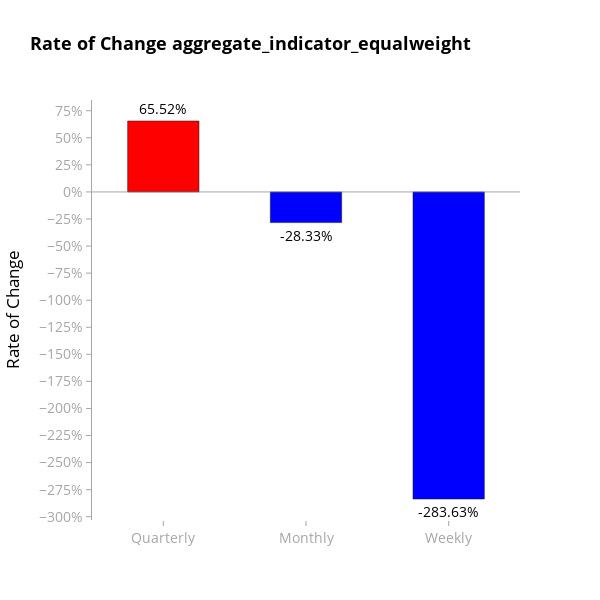
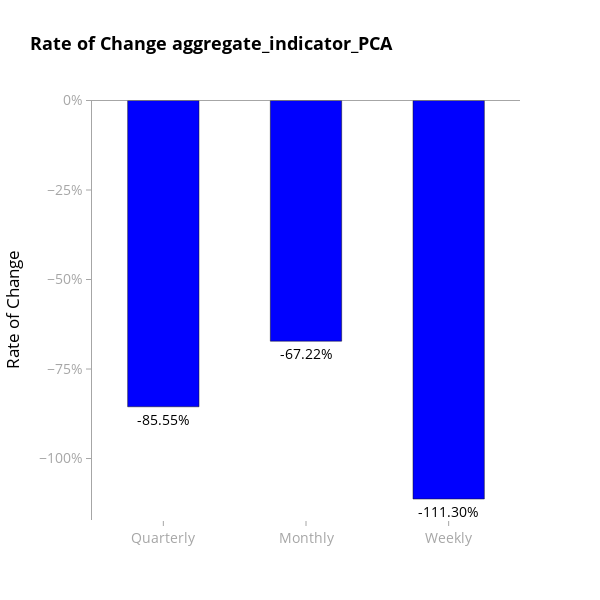

Notebook cell for these charts, in order:
### Code cell
import plotly.io as pio  # Import plotly.io for saving HTML

# Define the color codes (matching the colors in create_indicator_chart)
GREY_COLOR = 'rgba(128, 128, 128, 0.7)'  # Semi-transparent grey
RED_COLOR = 'red'  # Red color for positive changes
BLUE_COLOR = 'blue'  # Blue color for negative changes

# Function to calculate percentage changes for given time periods
def calculate_periodic_changes(df, column):
    # Calculate the percentage changes for weekly, monthly, and quarterly periods
    weekly_change = df[column].pct_change(7).iloc[-1] * 100  # 7 days for weekly change
    monthly_change = df[column].pct_change(30).iloc[-1] * 100  # 30 days for monthly change
    quarterly_change = df[column].pct_change(90).iloc[-1] * 100  # 90 days for quarterly change

    return weekly_change, monthly_change, quarterly_change

# Create the bar chart for quarterly, monthly, and weekly changes
def create_bar_chart(merged_df, column):
    # Calculate percentage changes for the specified column
    weekly_change, monthly_change, quarterly_change = calculate_periodic_changes(merged_df, column)
    
    # Define the periods and changes in the new order: quarterly, monthly, weekly
    periods = ['Quarterly', 'Monthly', 'Weekly']
    changes = [quarterly_change, monthly_change, weekly_change]
    
    # Determine the color for each bar: RED_COLOR for positive, BLUE_COLOR for negative
    colors = [RED_COLOR if change > 0 else BLUE_COLOR for change in changes]

    # Create the bar chart with the updated bar width
    fig = go.Figure()
    fig.add_trace(
        go.Bar(
            x=periods,
            y=changes,
            marker_color=colors,  # Set the colors for each bar
            text=[f"{change:.2f}%" for change in changes],  # Add text labels with percentage values
            textposition='outside',
            width=0.5  # Make the bars wider (as per your change)
        )
    )

    # Customize the layout
    fig.update_layout(
        title={
            'text': f"Rate of Change {column}",
            'font': {'color': 'black', 'size': 18, 'weight': 'bold'}
        },
        xaxis_title=None,  # Remove the x-axis title
        yaxis_title="Rate of Change",  # Change "Percentage Change" to "Rate of Change"
        yaxis_ticksuffix="%",
        plot_bgcolor='white',
        paper_bgcolor='white',
        font={'color': 'black', 'size': 14},
        width=600,  # Keep width at 600 pixels
        height=600,  # Keep height at 600 pixels
        hovermode="x unified",
    )

    # Add a horizontal line at y = 0%
    fig.add_hline(y=0, line_dash="solid", line_color=GREY_COLOR, line_width=1)

    # Set y-axis tickers to every 20% (like 0, 20, 40, 60, ... and -20, -40, -60, ...)
    fig.update_yaxes(
        showgrid=False, 
        tickfont={'color': GREY_COLOR, 'size': 14},  # Make y-axis labels grey
        zeroline=False,
        linecolor=GREY_COLOR,  # Grey color for y-axis lines
        showline=True,
        ticks='outside',
        tickcolor=GREY_COLOR,
        dtick=25  # Set dtick to 20 to display tickers every 20%
    )

    # Update x-axis (periods)
    fig.update_xaxes(
        showgrid=False, 
        tickfont={'color': GREY_COLOR, 'size': 14},  # Make x-axis labels grey
        zeroline=False,
        linecolor=None,  # Remove x-axis line
        showline=False,  # Ensure no line on x-axis
        ticks='outside',
        tickcolor=GREY_COLOR
    )

    # Show the chart
    fig.show()

    # Save the chart as an HTML file
    pio.write_html(fig, file=f'{column}_periodic_changes_chart.html')

# Call the function for aggregate indicator columns and save charts
create_bar_chart(merged_df, 'aggregate_indicator_equalweight')
create_bar_chart(merged_df, 'aggregate_indicator_PCA')

### Figure 1 — Plotly figure (JSON) as saved in the notebook; plotly's stock layout.template omitted (floating-point values rounded to 4 significant figures)
{"data": [{"marker": {"color": ["red", "blue", "blue"]}, "text": ["65.52%", "-28.33%", "-283.63%"], "textposition": "outside", "width": 0.5, "x": ["Quarterly", "Monthly", "Weekly"], "y": [65.52, -28.33, -283.6], "type": "bar"}], "layout": {"title": {"font": {"color": "black", "size": 18, "weight": "bold"}, "text": "Rate of Change aggregate_indicator_equalweight"}, "yaxis": {"title": {"text": "Rate of Change"}, "ticksuffix": "%", "tickfont": {"color": "rgba(128, 128, 128, 0.7)", "size": 14}, "showgrid": false, "zeroline": false, "linecolor": "rgba(128, 128, 128, 0.7)", "showline": true, "ticks": "outside", "tickcolor": "rgba(128, 128, 128, 0.7)", "dtick": 25}, "font": {"color": "black", "size": 14}, "xaxis": {"title": {}, "tickfont": {"color": "rgba(128, 128, 128, 0.7)", "size": 14}, "showgrid": false, "zeroline": false, "showline": false, "ticks": "outside", "tickcolor": "rgba(128, 128, 128, 0.7)"}, "plot_bgcolor": "white", "paper_bgcolor": "white", "width": 600, "height": 600, "hovermode": "x unified", "shapes": [{"line": {"color": "rgba(128, 128, 128, 0.7)", "dash": "solid", "width": 1}, "type": "line", "x0": 0, "x1": 1, "xref": "x domain", "y0": 0, "y1": 0, "yref": "y"}]}}

### Figure 2 — Plotly figure (JSON) as saved in the notebook; plotly's stock layout.template omitted (floating-point values rounded to 4 significant figures)
{"data": [{"marker": {"color": ["blue", "blue", "blue"]}, "text": ["-85.55%", "-67.22%", "-111.30%"], "textposition": "outside", "width": 0.5, "x": ["Quarterly", "Monthly", "Weekly"], "y": [-85.55, -67.22, -111.3], "type": "bar"}], "layout": {"title": {"font": {"color": "black", "size": 18, "weight": "bold"}, "text": "Rate of Change aggregate_indicator_PCA"}, "yaxis": {"title": {"text": "Rate of Change"}, "ticksuffix": "%", "tickfont": {"color": "rgba(128, 128, 128, 0.7)", "size": 14}, "showgrid": false, "zeroline": false, "linecolor": "rgba(128, 128, 128, 0.7)", "showline": true, "ticks": "outside", "tickcolor": "rgba(128, 128, 128, 0.7)", "dtick": 25}, "font": {"color": "black", "size": 14}, "xaxis": {"title": {}, "tickfont": {"color": "rgba(128, 128, 128, 0.7)", "size": 14}, "showgrid": false, "zeroline": false, "showline": false, "ticks": "outside", "tickcolor": "rgba(128, 128, 128, 0.7)"}, "plot_bgcolor": "white", "paper_bgcolor": "white", "width": 600, "height": 600, "hovermode": "x unified", "shapes": [{"line": {"color": "rgba(128, 128, 128, 0.7)", "dash": "solid", "width": 1}, "type": "line", "x0": 0, "x1": 1, "xref": "x domain", "y0": 0, "y1": 0, "yref": "y"}]}}
